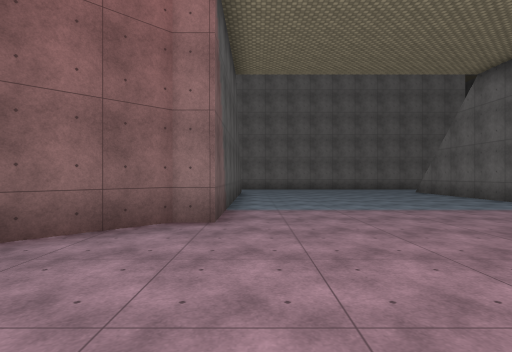
View 1 (above)

24 first-person views from a walk through a 3-D level made in the Unity game engine. The camera is 1.5 m above the floor, looks level and sees 80° across. The floor is counted in squares, 2 m on a side. Each view is taken from the middle of a square. On the plan, view 1 faces up. The plan holds only what a view shows up to about 10 squares ahead; the rest is blank. The place goes on beyond the plan. Surface patterns are stand-ins for the level's own textures.

View 2
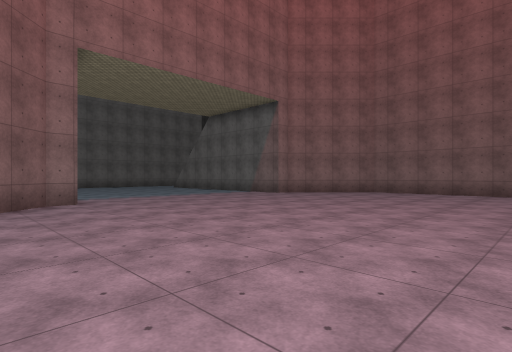

View 3
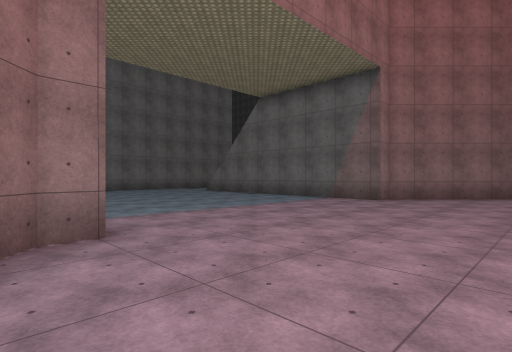

View 4
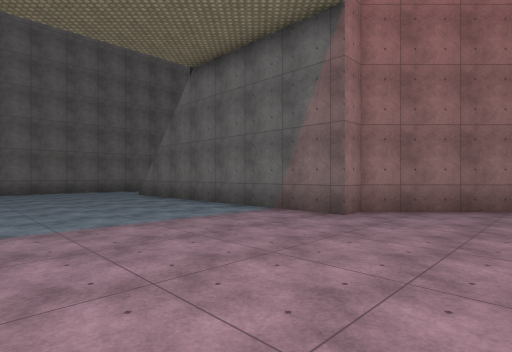

View 5
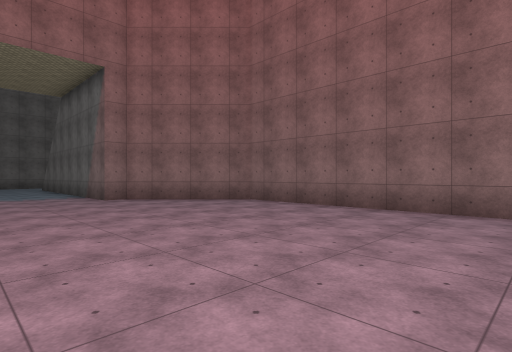

View 6
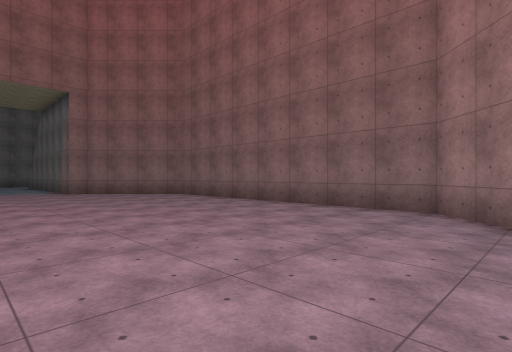

View 7
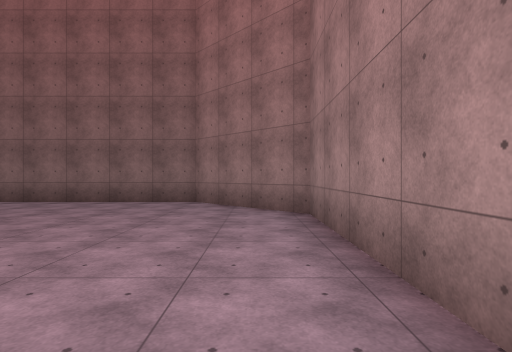

View 8
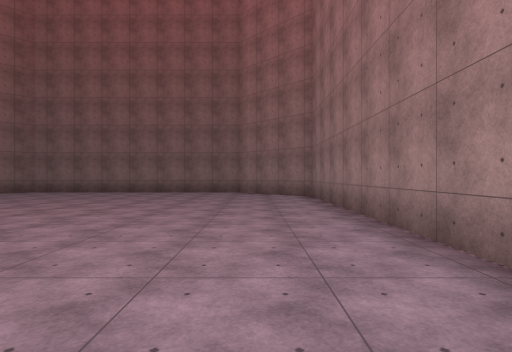

View 9
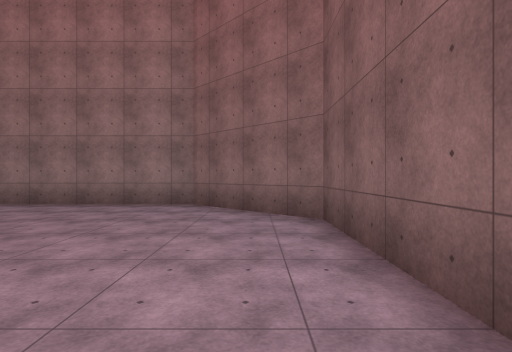

View 10
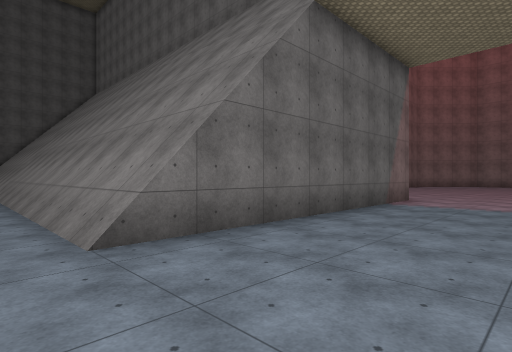

View 11
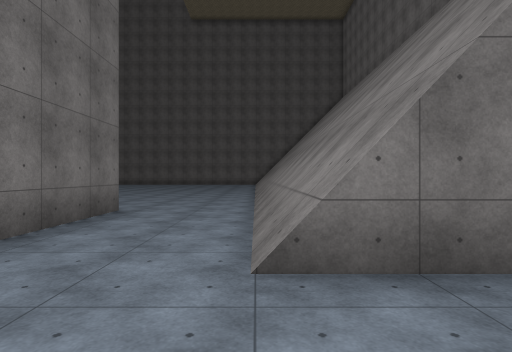

View 12
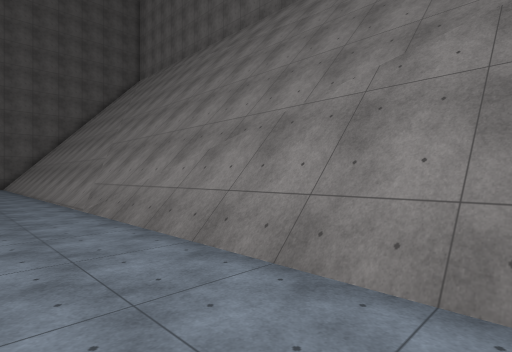

View 13
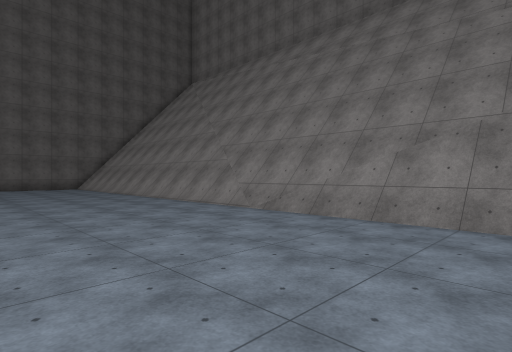

View 14
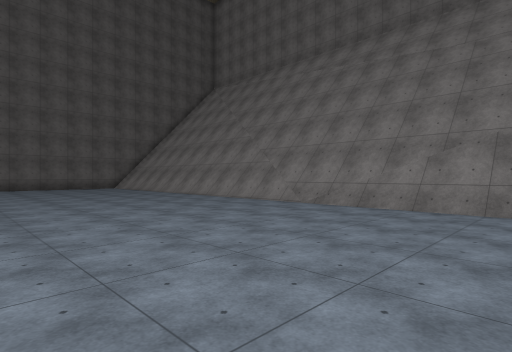

View 15
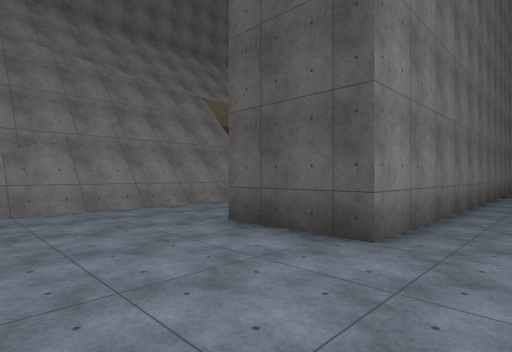

View 16
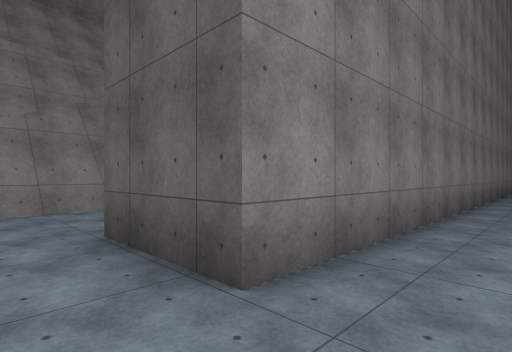

View 17
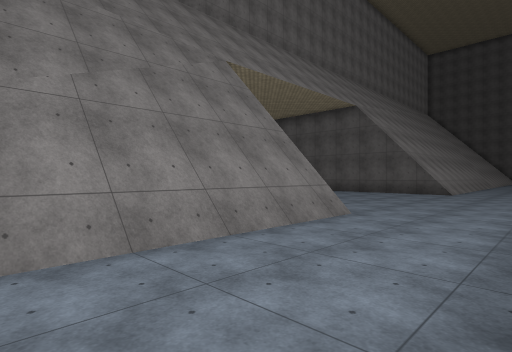

View 18
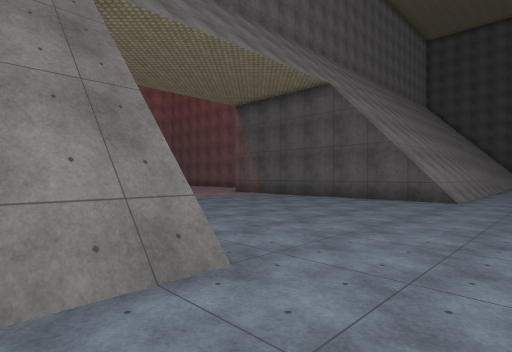

View 19
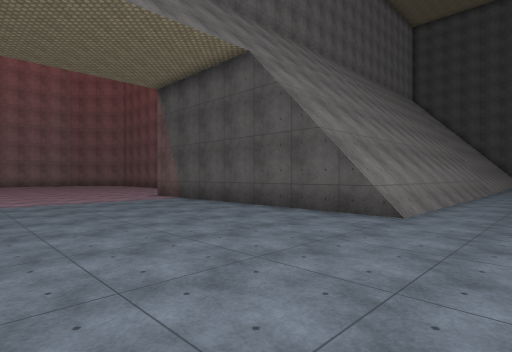

View 20
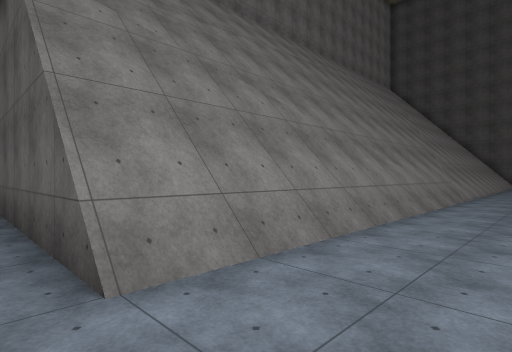

View 21
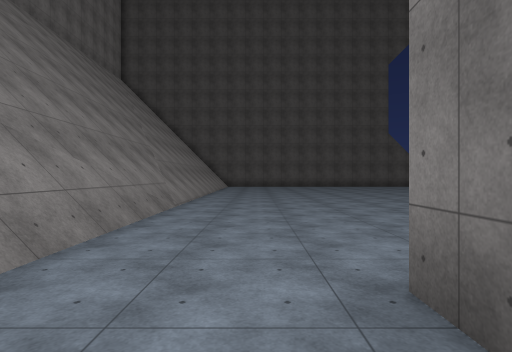

View 22
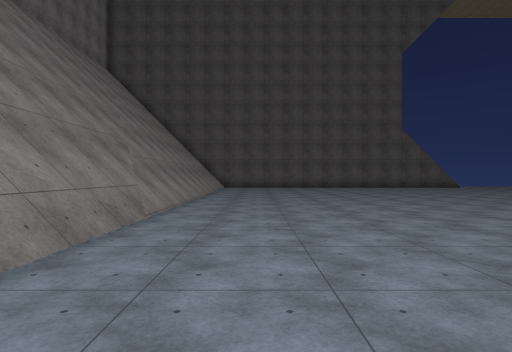

View 23
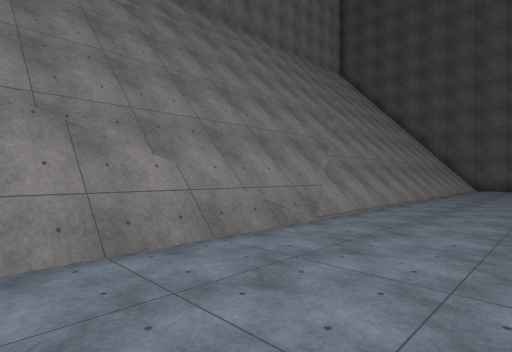

View 24
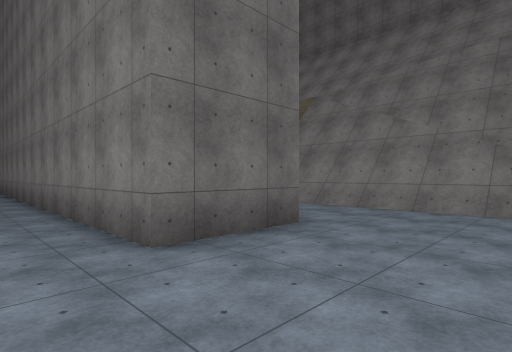

### Floor plan
Key: @ floor where view 1 was taken; # wall or solid block; . floor; / step, stairs or slope; = window, fence, low wall or low ledge; v drop or lower ground.
Columns run from 18 left of view 1 to 24 right of it. Each row starts with its distance up from view 1.
 21    .....  ......          ..........
 20    ........................................
 19    ..........#################.............
 18    ..........##            ###.............
 17    ..........##            ###.............
 16 ..........................................
 15 .........................................
 14  ////////v=#######........#######vv//////
 13   ////////########........#######///////
 12    //////////vvv #........#vvvv////////
 11    ////////////vv#........#v//////////
 10    ///////////////........///////////
  9    ///////////////........//////////
  8    //////  ///   /......../////////
  7                   ........
  6                  #........#
  5                 ##........##
  4                #...........##
  3                .............##
  2                 .............#
  1                ..............#
  0                ...@..........#
 -1                ..............#
 -2                ..............#
 -3               #..............#
 -4               #..............#
 -5               #..............#
 -6               #..............#
 -7               #..............#
 -8               #.............##
 -9               ##...........##
-10                #############

Positions as (right, up) in squares from view 1, and headings:
1: (0, 0), facing up
2: (-3, -4), facing up-right
3: (-2, 1), facing up-right
4: (2, 2), facing up-right
5: (4, -5), facing up-right
6: (4, -9), facing up-right
7: (2, -9), facing right
8: (-3, -8), facing right
9: (-3, -2), facing down
10: (4, 15), facing down-right
11: (5, 14), facing right
12: (10, 16), facing down-right
13: (12, 19), facing down-right
14: (12, 21), facing down-right
15: (15, 21), facing down-left
16: (13, 21), facing down-left
17: (13, 17), facing down-left
18: (9, 16), facing down-left
19: (5, 16), facing down-left
20: (0, 16), facing down-left
21: (-3, 16), facing left
22: (-5, 16), facing left
23: (-6, 17), facing down-left
24: (-8, 21), facing down-right
